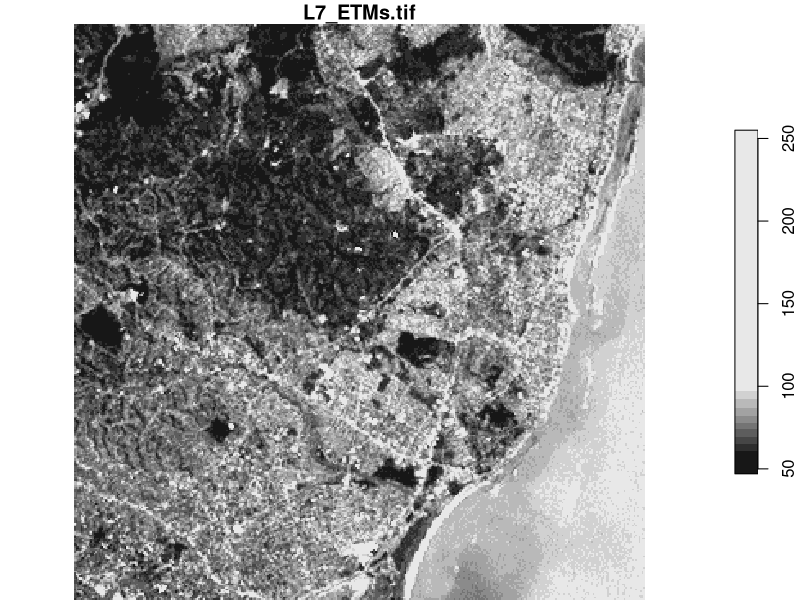

Here is the R script that generated this plot: (Note: this script raises an error after producing the figure.)
## ---- chunk 1
library(tidyverse)
library(stars)
library(units)

tif = system.file("tif/L7_ETMs.tif", package = "stars")
read_stars(tif) %>%
  slice(index = 1, along = "band") %>%
  plot()


## ---- chunk 2

prec_file = system.file("nc/test_stageiv_xyt.nc", package = "stars")
(prec = read_ncdf(prec_file, curvilinear = c("lon", "lat"), ignore_bounds = TRUE))
sf::read_sf(system.file("gpkg/nc.gpkg", package = "sf"), "nc.gpkg") %>%
  st_transform(st_crs(prec)) -> nc # transform from NAD27 to WGS84
nc_outline = st_union(st_geometry(nc))
plot_hook = function() plot(nc_outline, border = 'red', add = TRUE)
prec %>%
  slice(index = 1:12, along = "time") %>%
  # stars::lot(downsample = c(5, 5, 1), hook = plot_hook)
  ## hookという引数がないもよう
  plot(downsample = c(5, 5, 1))


## ---- chunk 3
tryCatch({
a = aggregate(prec, by = nc, FUN = max)
# although coordinates are longitude/latitude, st_intersects assumes that they are planar
# although coordinates are longitude/latitude, st_intersects assumes that they are planar
plot(a, max.plot = 23, border = 'grey', lwd = .5)
}, 
function (e) {
  print("some error occur")
}

)

## ---- chunk 4
# index_max = function(x) ifelse(all(is.na(x)), NA, which.max(x))
# st_apply(a, "geometry", index_max) %>%
#   mutate(when = st_get_dimension_values(a, "time")[.$index_max]) %>%
#   select(when) %>%
#   plot(key.pos = 1, main = "time of maximum precipitation")
